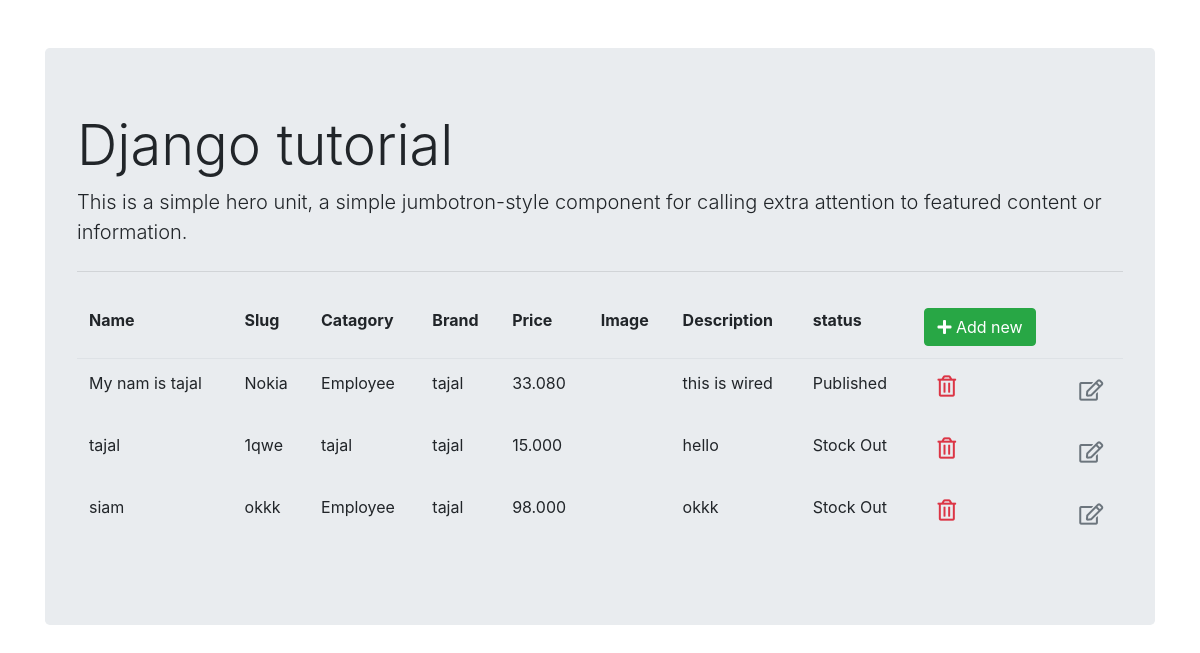
The app's page /product/ with its own data.
### product/models.py (models this page shows, shortened)
class Product(models.Model):
    STATUS = (
        ('Pending', 'PENDING'),
        ('Published', 'PUBLISHED'),
        ('Stock Out', 'STOCK OUT')
    )
    name = models.CharField(max_length=200)
    slug = models.CharField(max_length=200)
    category = models.ForeignKey(Category, on_delete=models.CASCADE)
    brand = models.ForeignKey(Brand, on_delete=models.CASCADE)
    price = models.DecimalField(max_digits=5, decimal_places=3)
    image = models.ImageField(upload_to='image', height_field=None, width_field=None, max_length=100)
    Description = models.CharField(max_length=200)
    status = models.CharField(max_length=20, choices=STATUS, default='PENDING')

class Category(models.Model):
    name = models.CharField(max_length=200)
    slug = models.CharField(max_length=200)
    def __str__(self):
        return self.name

class Brand(models.Model):
    name = models.CharField(max_length=200)
    slug = models.CharField(max_length=200)
    def __str__(self):
        return self.name

### product/views.py (the view)
# urls.py: path('product/', product_list, name='product_list'),
def product_list(request):
    context = {'product_list': Product.objects.all()}
    return render(request, "product/product_list.html", context)

### product/templates/product/product_list.html (shortened to what this page needs)
{% extends "product/base.html" %}
{% block content %}
    <table class="table table-borderless">
    <thead class="border-bottom font-weight-bold">
    <tr>
        <td>Name</td>
        <td>Slug</td>
        <td>Catagory</td>
        <td>Brand</td>
        <td>Price</td>
        <td>Image</td>
        <td>Description</td>
        <td>status</td>
        <td><a href="{% url 'product_form'  %}" class="btn btn-success">
                <i class="fas fa-plus"></i> Add new
            </a></td>
    </tr>
    </thead>
    <tbody>
    {% for product in product_list %}
        <tr>
        <td>{{ product.name }}</td>
        <td>{{ product.slug }}</td>
        <td>{{ product.category }}</td>
        <td>{{ product.brand }}</td>
        <td>{{ product.price }}</td>
        <td>{{ product.image }}</td>
        <td>{{ product.Description }}</td>
        <td>{{ product.status }}</td>
        <td><form action="{% url 'product_delete' product.id %}" method="post">
               <button type="submit" class="btn">
                   <i class="far fa-trash-alt fa-lg text-danger float-right"></i>
               </button>
           </form></td>
        <td>
            <a href="{% url 'product_update' product.id %}" class="btn text-secondary px-0">
                <i class="far fa-edit fa-lg"></i>
            </a>
        </td>
        </tr>
    {% endfor %}
    </tbody>
    </table>
{% endblock content %}

### product/templates/product/base.html (shortened to what this page needs)
<!doctype html>
<html lang="en">
<head>
    <link rel="stylesheet" href="https://stackpath.bootstrapcdn.com/bootstrap/4.4.1/css/bootstrap.min.css"
>
    <link rel="stylesheet" href="https://cdnjs.cloudflare.com/ajax/libs/font-awesome/5.12.1/css/all.min.css">
</head>
<body>
<div class="container">
    <div class="jumbotron">
        <h1 class="display-4">Django tutorial</h1>
        <p class="lead">This is a simple hero unit, a simple jumbotron-style component for calling extra attention to
            featured content or information.</p>
        <hr class="my-4">
        {% block content %}
        {% endblock content %}
    </div>
</div>
</body>
</html>

### records on screen
Product: name "My nam is tajal", slug "Nokia", category "Employee", brand "tajal", price "33.080", Description "this is wired", status "Published"
Product: name "tajal", slug "1qwe", category "tajal", brand "tajal", price "15.000", Description "hello", status "Stock Out"
Product: name "siam", slug "okkk", category "Employee", brand "tajal", price "98.000", Description "okkk", status "Stock Out"
